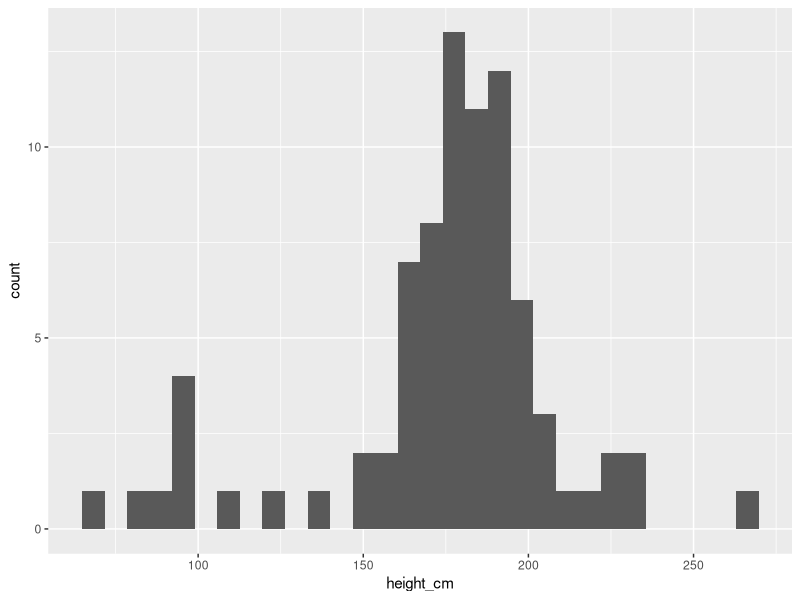
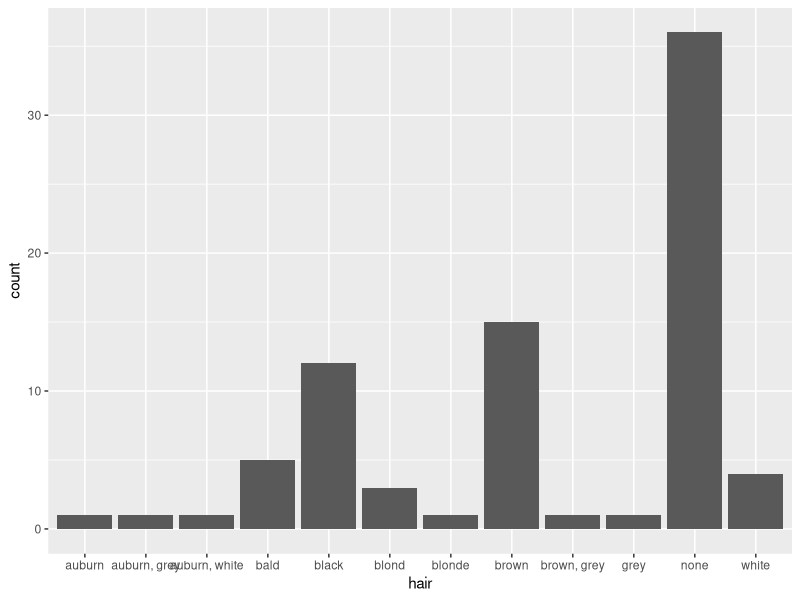
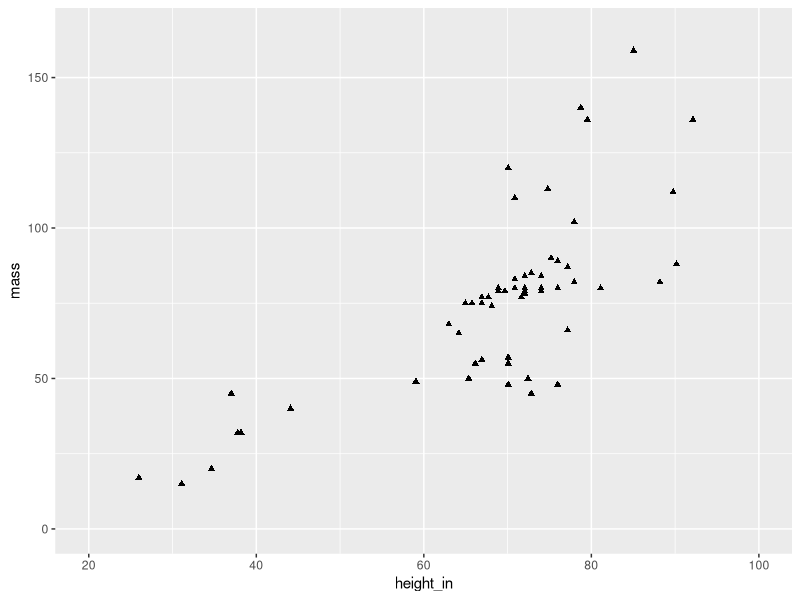
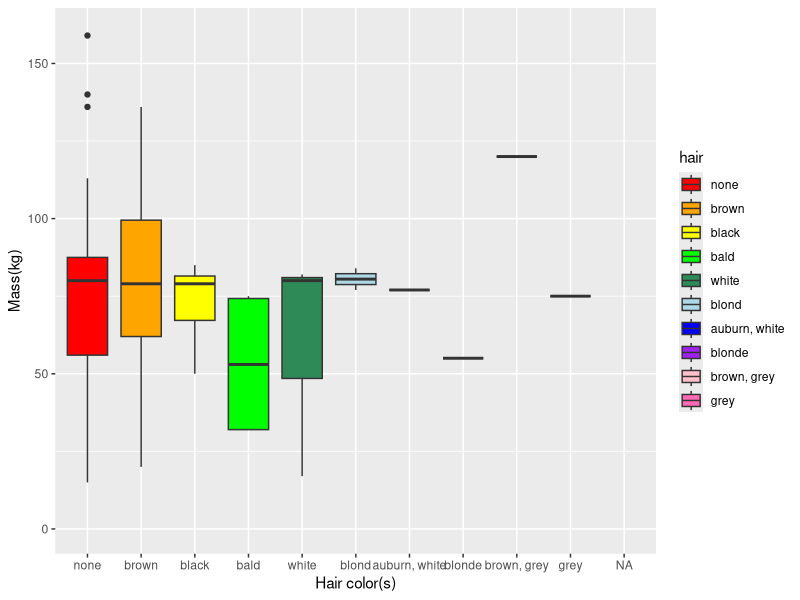
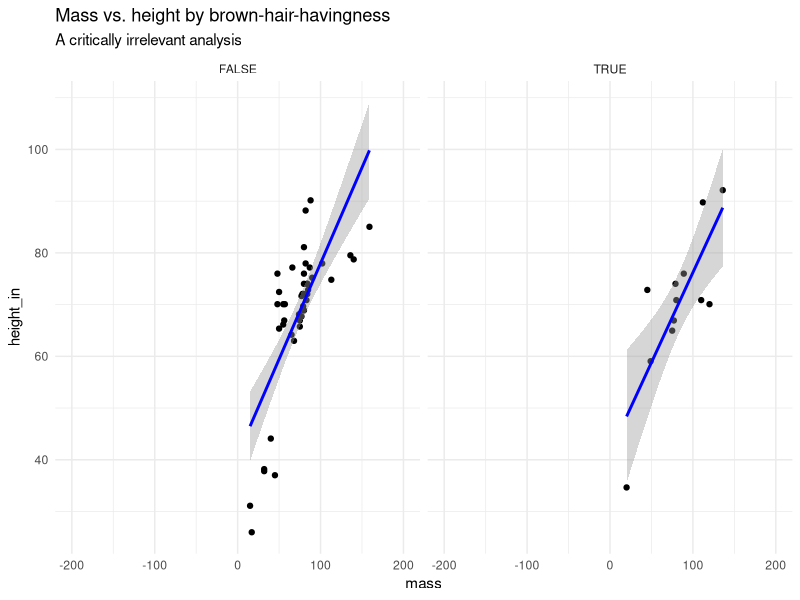
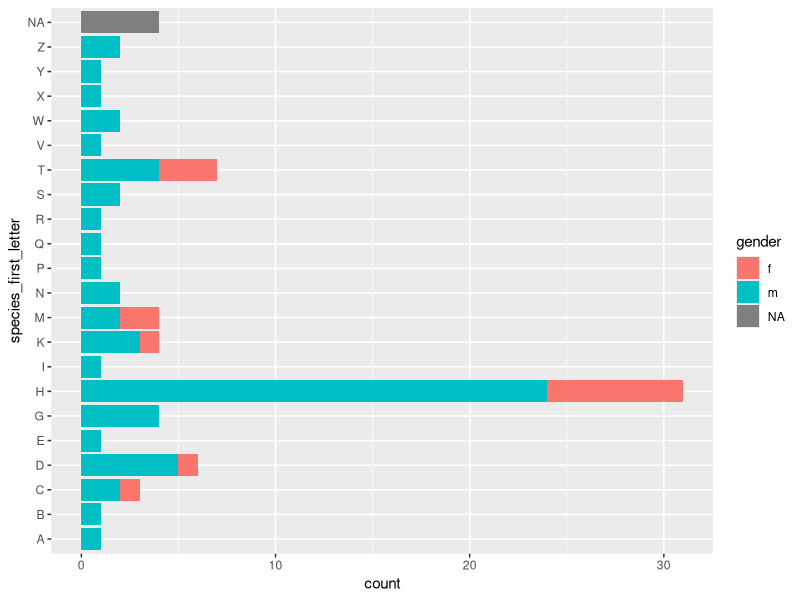
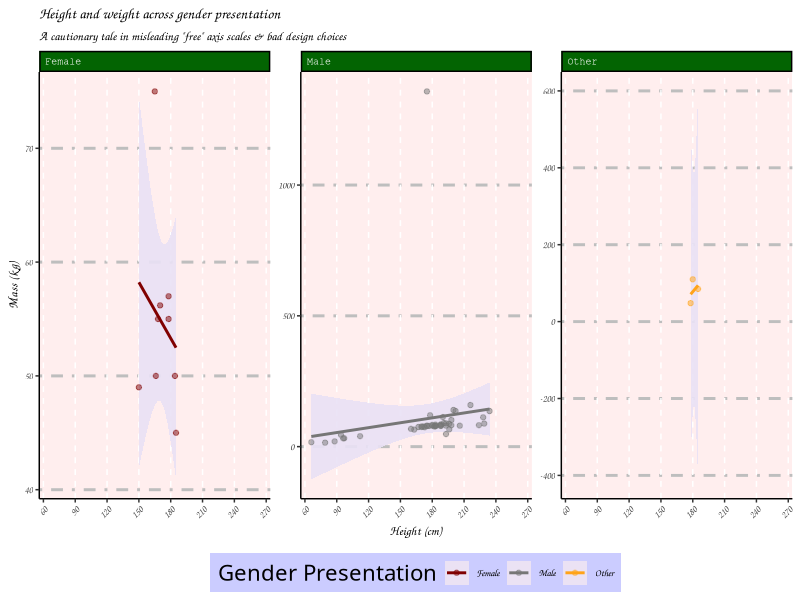

Write R code to recreate these figures, in order.
library(tidyverse)

## Create your goal tibble to replicate

# # Run this line to see what your end product should look like
# sw.wrangled.goal <- read_csv("data/sw-wrangled.csv") %>% 
#   mutate(across(c(hair, gender, species, homeworld), factor)) # this is a quick-and-dirty fix to account for odd importing behavior
# 
# # View in console
# sw.wrangled.goal 
# 
# # Examine the structure of the df and take note of data types
# # Look closely at factors (you may need another function to do so) to see their levels
# str(sw.wrangled.goal) 
# 
# 
# 
# ## Use the built-in starwars dataset to replicate the tibble above in a tbl called sw.wrangled
# # If you get stuck, use comments to "hold space" for where you know code needs to go to achieve a goal you're not sure how to execute
# sw.wranged <- starwars # %>% ...
# 
# 
# 
# ## Check that your sw.wrangled df is identical to the goal df
# # Use any returned information about mismatches to adjust your code as needed
# all.equal(sw.wrangled.goal, sw.wrangled.goal)
view(starwars)

sw.wrangled <- starwars %>% 
  # Select only needed columns & rename height (to height_cm) and hair_color (to hair)
  select(name, height_cm = height, mass, hair = hair_color, gender, species, homeworld) %>% 
  # Filter out any rows where height data is missing
  filter(!is.na(height_cm)) %>% 
  # Break names into two columns (first_name, last_name); use first space " " as delimiter
  ## too_many="merge": if more than one delim (space) is found, merge everything after the space into the second column
  ## too_few="align_start": if less than one delim is found, treat the name like a first name and make last_name NA
  ## notice where in the column order the new columns appear vs if you did this with a mutate 
  separate_wider_delim(name, delim=" ", names = c("first_name", "last_name"), too_many="merge", too_few = "align_start") %>% 
  # Change categorical variables to factors
  mutate(
    ## for the 2 detected levels of gender (feminine, masculine) relabel (i.e., rename/replace those values) with f & m
    gender = factor(gender, levels = c("feminine", "masculine"), labels = c("f", "m")),
    ## convert character values in species to all upper case before creating factor levels
    species = factor(str_to_upper(species)),
    homeworld = factor(homeworld)) %>% 
  # create a second height column by converting cm to inches
  mutate(height_in = height_cm*.3937) %>% 
  # where there is no value in hair, use value "bald"
  mutate(hair = factor(replace_na(hair, "bald"))) %>% 
  # create a logical variable that returns true if "brown" is anywhere in the string value for hair 
  mutate(brown_hair = str_detect(hair, "brown")) %>% 
  # create an initials column by concatenating the first characters of the first and last name
  ## str_sub(colname, 1, 1) -- the '1,1' bit means the first character to include is the one in position 1
  ## and the last is in position 1 (so just the first character)
  mutate(initials = paste0(str_sub(first_name, 1, 1), str_sub(last_name, 1, 1))) %>% 
  # move the new height_in column to be immediately left of the height_cm column 
  relocate(height_in, .before = height_cm) %>% 
  # move the new initials column to be immediately right of the last_name column
  relocate(initials, .after = last_name) %>% 
  # sort by last_name and then (when last_name matches) by first_name
  arrange(last_name, first_name)

view(sw.wrangled)
#write_csv(sw.wrangled, "data/sw-wrangled.csv")

# plot 1
ggplot(data = sw.wrangled) + 
  geom_histogram(aes(x = height_cm))

# plot 2
ggplot(data = sw.wrangled) + 
  geom_histogram(aes(x = hair), stat = "count")

# plot 3
ggplot(data = sw.wrangled) + 
  geom_point(shape = 17, aes(x = height_in, y = mass)) + 
  xlim(20,100) + ylim(0,165)

# intermediate plot 1
sw.wrangled$hair <- factor(sw.wrangled$hair, levels = c("none", "brown", "black", "bald", "white", "blond", "auburn, white", "blonde", "brown, grey", "grey"))
ggplot(data = sw.wrangled) +
  geom_boxplot(aes(x = hair, y = mass, fill = hair)) +
  ylim(0,160) +
  scale_fill_manual(values = c("red", "orange", "yellow", "green", "seagreen", "lightblue", "blue", "purple", "pink", "hotpink")) +
  labs(x = "Hair color(s)", y = "Mass(kg)")

# intermediate plot 2
ggplot(data = sw.wrangled, aes(x = mass, y = height_in)) +
  facet_wrap(~ brown_hair) +
  geom_point() +
  scale_x_continuous(limits = c(-200,200)) +
  geom_smooth(method = "lm", color = "blue") +
  labs(title = "Mass vs. height by brown-hair-havingness",
       subtitle = "A critically irrelevant analysis") +
  theme_minimal()

# intermediate plot 3
sw.wrangled <- sw.wrangled %>% 
  mutate(species_first_letter = substr(species, 1, 1))
ggplot(data = sw.wrangled, aes(y = species_first_letter, fill = gender)) +
  geom_bar()

# advanced plot (i'm going to really try here but it's very possible it will be the worst thing i've ever done in my life)
library(ggsci)

sw.wrangled <- sw.wrangled %>% 
  mutate(gender = ifelse(is.na(gender), "Other",
                         ifelse(gender == "m", "Male",
                                ifelse(gender == "f", "Female", gender))))

ggplot(data = sw.wrangled, aes(x = height_cm, y = mass, color = gender)) +
  theme_classic() +
  facet_wrap(vars(gender), scales = "free_y") +
  geom_smooth(method = "lm", fill = "#E9E1F5", alpha = 0.9) +
  geom_point(position = "identity", alpha = 0.5) +
  scale_color_uchicago() +
  scale_x_continuous(breaks = seq(60, 270, by = 30)) +
  labs(
          title = "Height and weight across gender presentation",
          subtitle = 'A cautionary tale in misleading "free" axis scales & bad design choices',
          x = "Height (cm)",
          y = "Mass (kg)",
          color = "Gender Presentation"
        ) +
  theme(
    text = element_text(family = "Comic Sans MS",
                        face = "plain",
                        size = 9),
    strip.background = element_rect(fill = "#036402"),
    panel.background = element_rect(fill = "#FFEEEE"),
    panel.grid.major.y = element_line(color = "grey", linetype = 4, size = 1),
    panel.grid.major.x = element_line(color = "white", linetype = 2, size = 0.5),
    strip.text = element_text(color = "white", family = "Courier", hjust = 0),
    axis.text.x = element_text(angle = 45, hjust = 1),
    legend.position = "bottom",
    legend.title = element_text(family = "Brush Script MT", size = 16),
    legend.background = element_rect(fill = "#CBCCFF")
    )
# yay, mostly